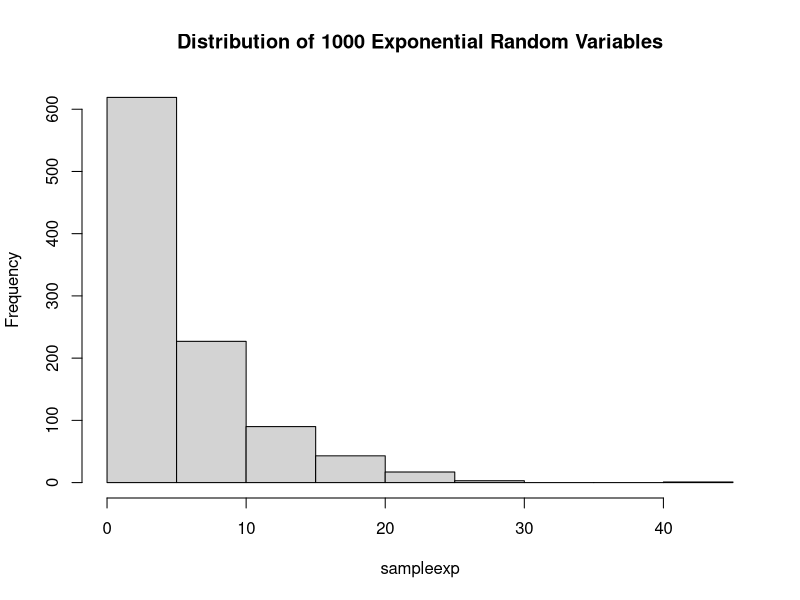
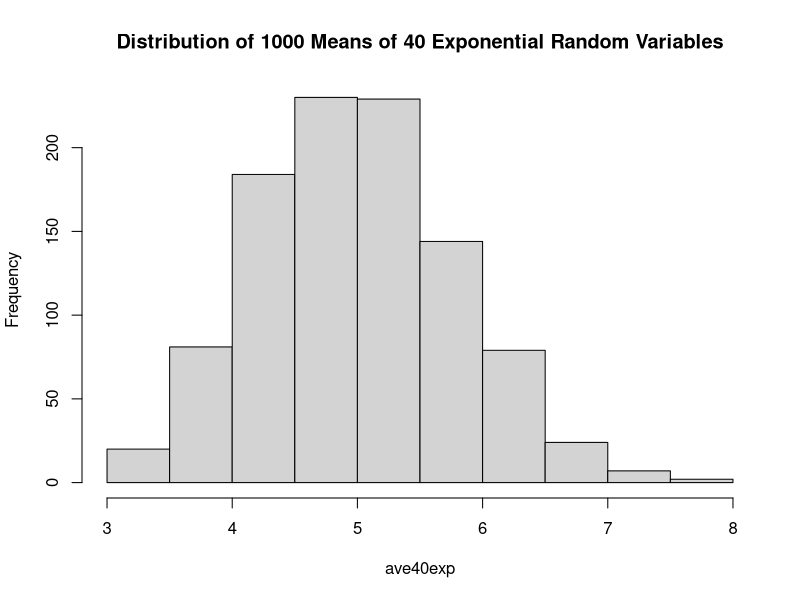
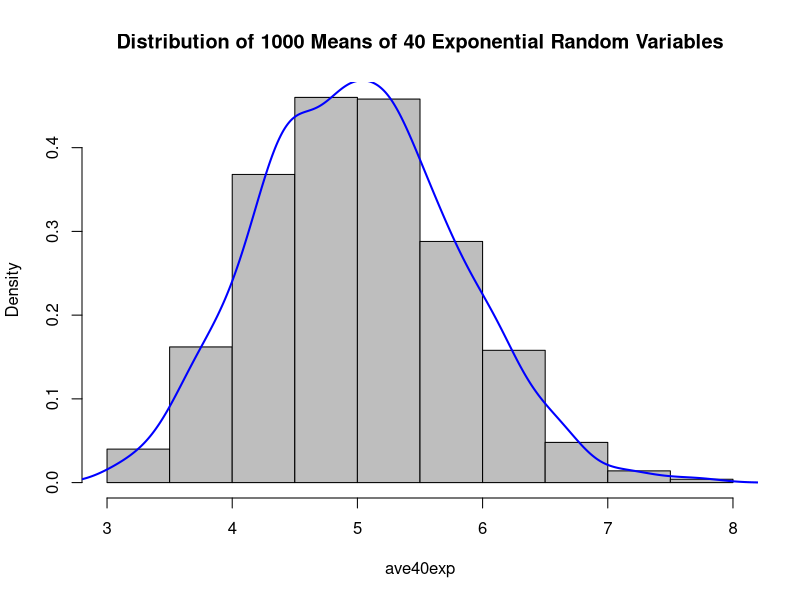
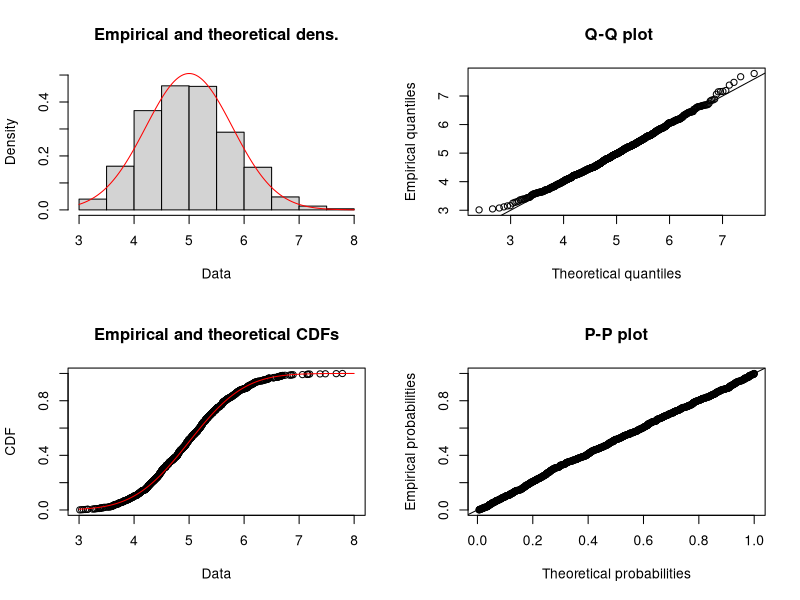

These charts were generated, in order, by the following R code:
## ---- chunk 1
sampleexp<-rexp(1000, 0.2)  # simulate 1000 exponential RVs
ave40exp<- NULL
for (exp in 1:1000){
     ave40exp<-c(ave40exp, mean(rexp(40, 0.2)))  
     # this block will simulate 1000 collection of averages of 40 exponential RVs   
}
hist(sampleexp, main = 'Distribution of 1000 Exponential Random Variables')
hist(ave40exp, main = 'Distribution of 1000 Means of 40 Exponential Random Variables')

## ---- chunk 2
meansampleexp <- mean(sampleexp)
meansampleexp
meanave40exp <- mean (ave40exp)
meanave40exp
## ---- chunk 3
varsampleexp <- var(sampleexp) 
varsampleexp
varave40exp <- var(ave40exp)
varave40exp
## ---- chunk 4

require (fitdistrplus)
hist(ave40exp, main = 'Distribution of 1000 Means of 40 Exponential Random Variables', prob = TRUE, col='grey')
lines(density(ave40exp), col = 'blue', lwd=2)
fit<-fitdist(ave40exp, "norm")
fitgofstat<-gofstat(fit)
plot(fit)
print(fitgofstat$kstest)
